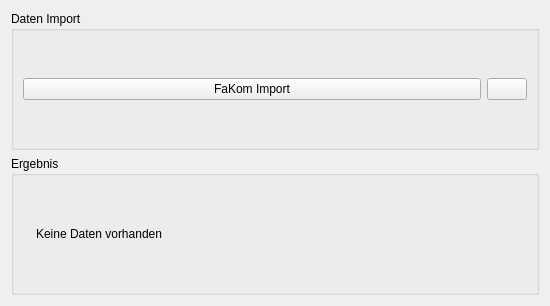
<?xml version="1.0" encoding="UTF-8"?>
<ui version="4.0">
 <class>WizardPage</class>
 <widget class="QWizardPage" name="WizardPage">
  <property name="geometry">
   <rect>
    <x>0</x>
    <y>0</y>
    <width>550</width>
    <height>306</height>
   </rect>
  </property>
  <property name="windowTitle">
   <string>WizardPage</string>
  </property>
  <layout class="QVBoxLayout" name="verticalLayout">
   <item>
    <widget class="QGroupBox" name="box_data">
     <property name="title">
      <string>Daten Import</string>
     </property>
     <layout class="QHBoxLayout" name="horizontalLayout_2">
      <item>
       <widget class="QPushButton" name="btn_fakom">
        <property name="text">
         <string>FaKom Import</string>
        </property>
        <property name="icon">
         <iconset resource="res/gui_resource.qrc">
          <normaloff>:/type/fakom.png</normaloff>:/type/fakom.png</iconset>
        </property>
       </widget>
      </item>
      <item>
       <widget class="QPushButton" name="btn_reset_fakom">
        <property name="maximumSize">
         <size>
          <width>40</width>
          <height>16777215</height>
         </size>
        </property>
        <property name="text">
         <string/>
        </property>
        <property name="icon">
         <iconset resource="res/gui_resource.qrc">
          <normaloff>:/type/reset.png</normaloff>:/type/reset.png</iconset>
        </property>
       </widget>
      </item>
     </layout>
    </widget>
   </item>
   <item>
    <widget class="QGroupBox" name="result_box">
     <property name="title">
      <string>Ergebnis</string>
     </property>
     <layout class="QHBoxLayout" name="horizontalLayout">
      <item alignment="Qt::AlignVCenter">
       <widget class="QLabel" name="result_icn">
        <property name="maximumSize">
         <size>
          <width>35</width>
          <height>35</height>
         </size>
        </property>
        <property name="text">
         <string/>
        </property>
        <property name="pixmap">
         <pixmap resource="res/gui_resource.qrc">:/main/check_box_empty.png</pixmap>
        </property>
        <property name="scaledContents">
         <bool>true</bool>
        </property>
       </widget>
      </item>
      <item alignment="Qt::AlignLeft|Qt::AlignVCenter">
       <widget class="QLabel" name="result_label">
        <property name="enabled">
         <bool>true</bool>
        </property>
        <property name="text">
         <string>Keine Daten vorhanden</string>
        </property>
       </widget>
      </item>
      <item>
       <spacer name="horizontalSpacer">
        <property name="orientation">
         <enum>Qt::Horizontal</enum>
        </property>
        <property name="sizeHint" stdset="0">
         <size>
          <width>40</width>
          <height>20</height>
         </size>
        </property>
       </spacer>
      </item>
     </layout>
    </widget>
   </item>
  </layout>
 </widget>
 <resources>
  <include location="res/gui_resource.qrc"/>
 </resources>
 <connections/>
</ui>
